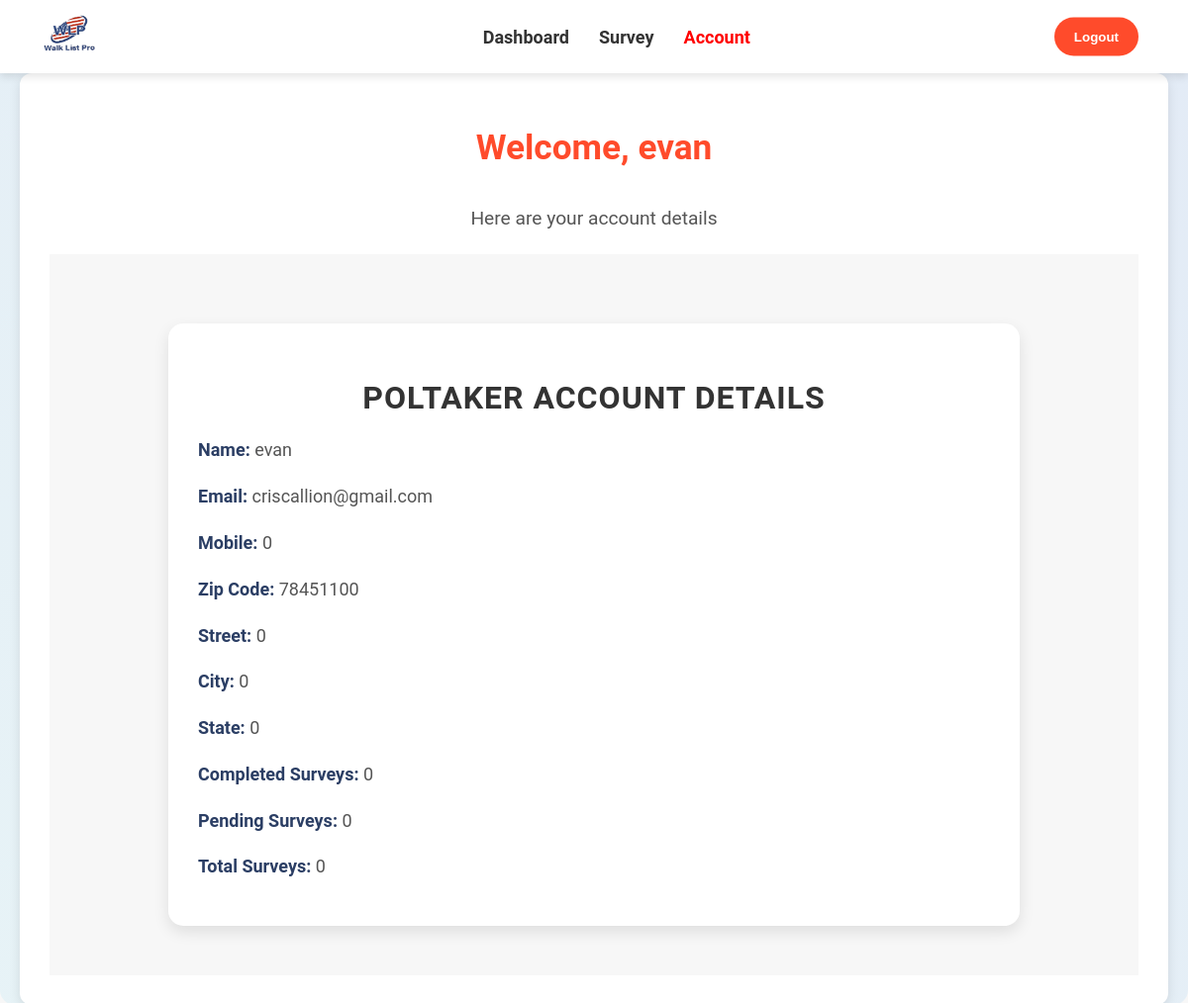
/surveyapp/poltaker_account/ (signed in), run on the app's committed database.
### walkapp/models.py (models this page shows, shortened)
class Poltaker(models.Model):
    user = models.ForeignKey(User, on_delete=models.CASCADE, related_name="poltakers")
    name = models.CharField(max_length=100)
    mobile = models.IntegerField(default=0)
    email = models.EmailField(unique=True)
    zip_code = models.CharField(max_length=10)
    password = models.CharField(max_length=128)  # Store hashed password
    Street = models.CharField(max_length=10,default='0')
    city = models.CharField(max_length=10,default='0')
    state = models.CharField(max_length=10,default='0')
    password = models.CharField(max_length=128)  # Store hashed password
    completed_surveys = models.IntegerField(default=0)
    inprogress_surveys = models.IntegerField(default=0)
    pending_surveys = models.IntegerField(default=0)
    total_survey = models.IntegerField(default=0)
    password_changed = models.BooleanField(default=False)  # Add this field
    password_reset_token = models.CharField(max_length=256, null=True, blank=True)

### surveyapp/views.py (the view)
# urls.py: path('poltaker_account/', views.poltaker_account, name='poltaker_account' ),
def poltaker_account(request):
    if 'poltaker_id' not in request.session:
        return redirect('surveyapp:poltaker_login')
    poltaker = Poltaker.objects.get(id=request.session['poltaker_id'])
    context = {
        'poltaker': poltaker,
    }
    return render(request, 'poltaker/account.html', context)

### template/poltaker/account.html (shortened to what this page needs)
<!DOCTYPE html>
{% load static %}
<html lang="en">
<head>
    <link rel="stylesheet" href="https://cdnjs.cloudflare.com/ajax/libs/font-awesome/5.15.4/css/all.min.css">
</head>
<body>
    <div class="navbar">
        <div class="logo">
            <img src="{% static 'img/logo.png' %}" alt="Logo">
        </div>
        <nav class="nav-links" id="nav-links">
            <a href="#home" onclick="window.location.href='{% url 'surveyapp:poltaker_dashboard' %}'" >Dashboard</a>
            <a href="#survey" onclick="window.location.href='{% url 'surveyapp:all_the_survey' %}'" >Survey</a>
            <a href="#account" onclick="window.location.href='{% url 'surveyapp:poltaker_account' %}'" style="color: red;" >Account</a>
<form method="post" action="{% url 'surveyapp:poltaker_logout' %}" style="display: inline;">
    <button class="logout" id="navbutton" type="submit">
        Logout
    </button>
</form>
        </nav>
    </div>
    <div class="survey-dashboard">
        <h1 class="welcome-heading">Welcome, {{ poltaker.name }}</h1>
        <p class="survey-intro">Here are your account details </p>
        <div class="survey-list">
            <div class="poltaker-details">
                <h2>Poltaker Account Details</h2>
                <p><strong>Name:</strong> {{ poltaker.name }}</p>
                <p><strong>Email:</strong> {{ poltaker.email }}</p>
                <p><strong>Mobile:</strong> {{ poltaker.mobile }}</p>
                <p><strong>Zip Code:</strong> {{ poltaker.zip_code }}</p>
                <p><strong>Street:</strong> {{ poltaker.Street }}</p>
                <p><strong>City:</strong> {{ poltaker.city }}</p>
                <p><strong>State:</strong> {{ poltaker.state }}</p>
                <p><strong>Completed Surveys:</strong> {{ poltaker.completed_surveys }}</p>
                <p><strong>Pending Surveys:</strong> {{ poltaker.pending_surveys }}</p>
                <p><strong>Total Surveys:</strong> {{ poltaker.total_survey }}</p>
            </div>
        </div>
    </div>
</body>
</html>

### template/poltaker/account.html (style rules this page uses)
body { margin: 0; font-family: 'Arial', sans-serif; background-color: #f1f3f6; }
.navbar { display: flex; justify-content: space-between; align-items: center; background-color: #ffffff; padding: 15px 30px; color: #333; box-shadow: 0 4px 8px rgba(0, 0, 0, 0.1); position: relative; }
.navbar .logo img { height: 40px; width: auto; transition: transform 0.3s ease-in-out; }
.navbar .nav-links { display: flex; gap: 30px; align-items: center; position: relative; width: 100%; justify-content: center; transition: opacity 0.3s ease; }
.navbar .nav-links a { color: #333; text-decoration: none; font-size: 18px; font-weight: 500; transition: color 0.3s, transform 0.3s; font-weight: bold; }
#navbutton { position: absolute; right: 20px; top: 50%; transform: translateY(-50%); background-color: #ff4b2b; color: white; padding: 12px 20px; border: none; border-radius: 50px; cursor: pointer; font-weight: 600; transition: background-color 0.3s, transform 0.3s; }
@media (min-width: 801px) { #navbutton { display: inline-block; } }
body { margin: 0; font-family: 'Arial', sans-serif; background: linear-gradient(135deg, #f3f4f6, #e0e7ff); color: #333; height: 100%; display: flex; flex-direction: column; }
.survey-dashboard { max-width: 1100px; margin: 0 auto; padding: 30px; background-color: #ffffff; box-shadow: 0 4px 12px rgba(0, 0, 0, 0.1); border-radius: 12px; width: 100%; flex-grow: 1; }
.welcome-heading { text-align: center; color: #ff4b2b; font-size: 2.2rem; margin-bottom: 20px; }
.survey-intro { text-align: center; color: #555; font-size: 1.2rem; margin-bottom: 25px; }
.survey-list { display: flex; flex-direction: column; gap: 25px; }
.survey-dashboard { min-height: 100vh; display: flex; flex-direction: column; justify-content: flex-start; }
body { font-family: 'Roboto', sans-serif; background: #f7f7f7; margin: 0; padding: 0; color: #333; }
.survey-list { display: flex; justify-content: center; align-items: center; padding: 50px 20px; background: #f7f7f7; }
.poltaker-details { background: #fff; width: 100%; max-width: 800px; border-radius: 15px; box-shadow: 0 6px 15px rgba(0, 0, 0, 0.1); padding: 30px; margin-top: 20px; transition: all 0.3s ease; }
.poltaker-details h2 { font-size: 32px; color: #333; text-align: center; margin-bottom: 20px; font-weight: 700; text-transform: uppercase; letter-spacing: 1px; }
.poltaker-details p { font-size: 18px; color: #555; margin-bottom: 15px; line-height: 1.6; }
.poltaker-details p strong { font-weight: 700; color: #2b3e64; }
.poltaker-details::before { content: ''; position: absolute; top: 0; left: 0; right: 0; bottom: 0; background: linear-gradient(45deg, #56ccf2, #2f80ed); z-index: -1; border-radius: 15px; opacity: 0.1; }

### data on the page
Poltaker: name "evan", email "criscallion@gmail.com", mobile "0", zip_code "78451100", Street "0", city "0", state "0", completed_surveys "0", pending_surveys "0", total_survey "0"
